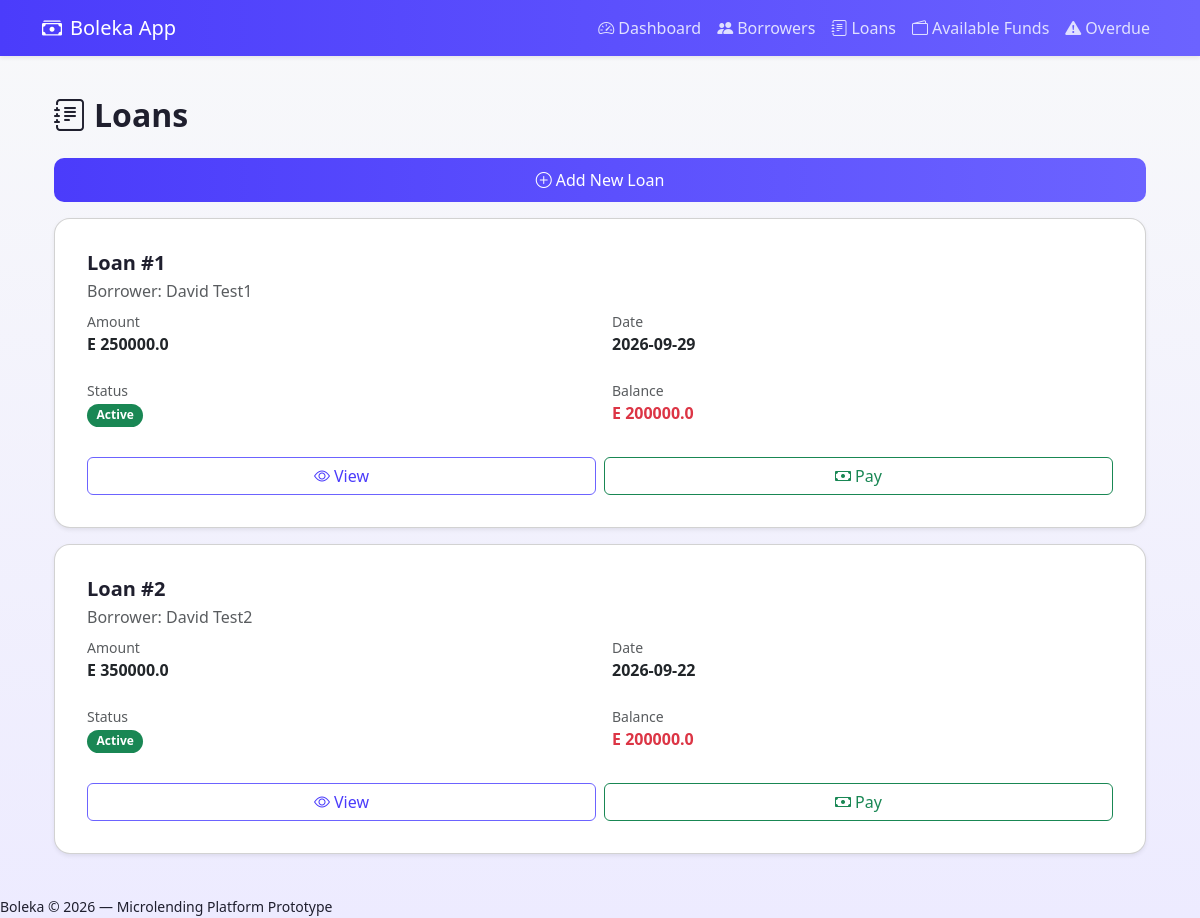
Page /loans on the committed database.
### models.py (models this page shows)
class Borrower(Base):
    __tablename__ = "borrowers"
    id = Column(Integer, primary_key=True, index=True)
    name = Column(String, nullable=False)
    phone = Column(String, nullable=False)
    loans = relationship("Loan", back_populates="borrower")

class Loan(Base):
    __tablename__ = "loans"
    id = Column(Integer, primary_key=True, index=True)
    borrower_id = Column(Integer, ForeignKey("borrowers.id"))
    amount = Column(Float, nullable=False)
    date = Column(Date, nullable=False)
    status = Column(String, default="Active")
    borrower = relationship("Borrower", back_populates="loans")
    payments = relationship("Payment", back_populates="loan")

### main.py (the view)
@app.get("/loans", response_class=HTMLResponse)
async def loans_list(request: Request, db: Session = Depends(get_db)):
    loans = db.query(Loan).all()
    balance = loan_balance(db, Loan.id)
    enriched = []
    for loan in loans:
        borrower = db.query(Borrower).filter(
            Borrower.id == loan.borrower_id).first()
        enriched.append({
            "id": loan.id,
            "amount": loan.amount,
            "date": loan.date,
            "status": loan.status,
            "balance": balance,
            "borrower_name": borrower.name if borrower else "Unknown"
        })
    return templates.TemplateResponse(
        "loans.html",
        {"request": request, "loans": enriched}
    )

### templates/loans.html (shortened to what this page needs)
{% extends "base.html" %}
{% block content %}
<div class="container mt-3">
    <h2 class="mb-4">
        <i class="bi bi-journal-text me-2"></i>Loans
    </h2>
    <div class="mb-3">
        <a href="/loans/new" class="btn btn-primary w-100">
            <i class="bi bi-plus-circle me-1"></i>Add New Loan
        </a>
    </div>
    <div class="loan-list">
        {% for loan in loans %}
        <div class="card loan-card shadow-sm">
            <div class="card-body">
                <h5 class="fw-semibold mb-1">Loan #{{ loan.id }}</h5>
                <p class="text-muted mb-2">Borrower: {{ loan.borrower_name }}</p>
                <div class="row mb-3">
                    <div class="col-6">
                        <p class="small text-muted mb-0">Amount</p>
                        <p class="fw-bold">E {{ loan.amount }}</p>
                    </div>
                    <div class="col-6">
                        <p class="small text-muted mb-0">Date</p>
                        <p class="fw-bold">{{ loan.date }}</p>
                    </div>
                    <div class="col-6 mt-2">
                        <p class="small text-muted mb-0">Status</p>
                        {% if loan.status == "Active" %}
                            <span class="badge bg-success">Active</span>
                        {% elif loan.status == "Overdue" %}
                            <span class="badge bg-danger">Overdue</span>
                        {% elif loan.status == "Paid" %}
                            <span class="badge bg-primary">Paid</span>
                        {% else %}
                            <span class="badge bg-secondary">{{ loan.status }}</span>
                        {% endif %}
                    </div>
                    <div class="col-6 mt-2">
                        <p class="small text-muted mb-0">Balance</p>
                        {% if loan.balance > 0 %}
                            <p class="fw-bold text-danger">E {{ loan.balance }}</p>
                        {% else %}
                            <p class="fw-bold text-success">E 0</p>
                        {% endif %}
                    </div>
                </div>
                <div class="d-flex gap-2">
                    <a href="/loans/{{ loan.id }}"
                       class="btn btn-outline-primary w-50">
                        <i class="bi bi-eye me-1"></i>View
                    </a>
                    <a href="/loans/{{ loan.id }}/pay"
                       class="btn btn-outline-success w-50">
                        <i class="bi bi-cash me-1"></i>Pay
                    </a>
                </div>
            </div>
        </div>
        {% endfor %}
    </div>
</div>
{% endblock %}

### static/style.css (style rules this page uses)
* { box-sizing: border-box; margin: 0; padding: 0; }
body { font-family: system-ui, -apple-system, BlinkMacSystemFont, "Segoe UI", sans-serif; background: linear-gradient(180deg, #F8F9FA 0%, #EDEBFF 100%); color: #1f2933; }
h1, h2, h3, h4, h5 { font-weight: 600; color: #1f1f2e; margin-bottom: 0.75rem; }
.card { background: #ffffff; border-radius: 16px; padding: 1rem; margin-bottom: 1rem; box-shadow: 0 4px 12px rgba(75, 60, 251, 0.1); transition: transform 0.2s ease, box-shadow 0.2s ease; }
.btn-primary { background: linear-gradient(90deg, #4B3CFB 0%, #6C63FF 100%); border: none; font-weight: 500; padding: 12px; border-radius: 10px; }
.btn-outline-primary { border-color: #6C63FF; color: #4B3CFB; font-weight: 500; }
.badge { padding: 0.35rem 0.6rem; border-radius: 999px; font-size: 0.75rem; font-weight: 600; }

### templates/base.html (style rules this page uses)
body { background: linear-gradient(180deg, #F8F9FA 0%, #EDEBFF 100%); color: #1F1F2E; }
.card { border-radius: 16px; box-shadow: 0 4px 12px rgba(75, 60, 251, 0.1); transition: transform 0.2s ease, box-shadow 0.2s ease; }
.btn-primary { background: linear-gradient(90deg, #4B3CFB 0%, #6C63FF 100%); border: none; font-weight: 500; padding: 10px 16px; }
.btn-outline-primary { border-color: #6C63FF; color: #4B3CFB; }
h2, h3, h4 { font-weight: 600; color: #1F1F2E; }

### templates/loans.html (style rules this page uses)
.loan-card { border-radius: 16px; margin-bottom: 1rem; transition: transform 0.2s ease, box-shadow 0.2s ease; }

### rows in the picture
Borrower: borrower_name "David Test1"
Loan: amount "250000.0", date "2026-09-29"
Borrower: borrower_name "David Test2"
Loan: amount "350000.0", date "2026-09-22"

### other values in the picture
{{ loan.id }} "1" "2"
{{ loan.balance }} "200000.0" "200000.0"
{{ 2026 }} "2026"
